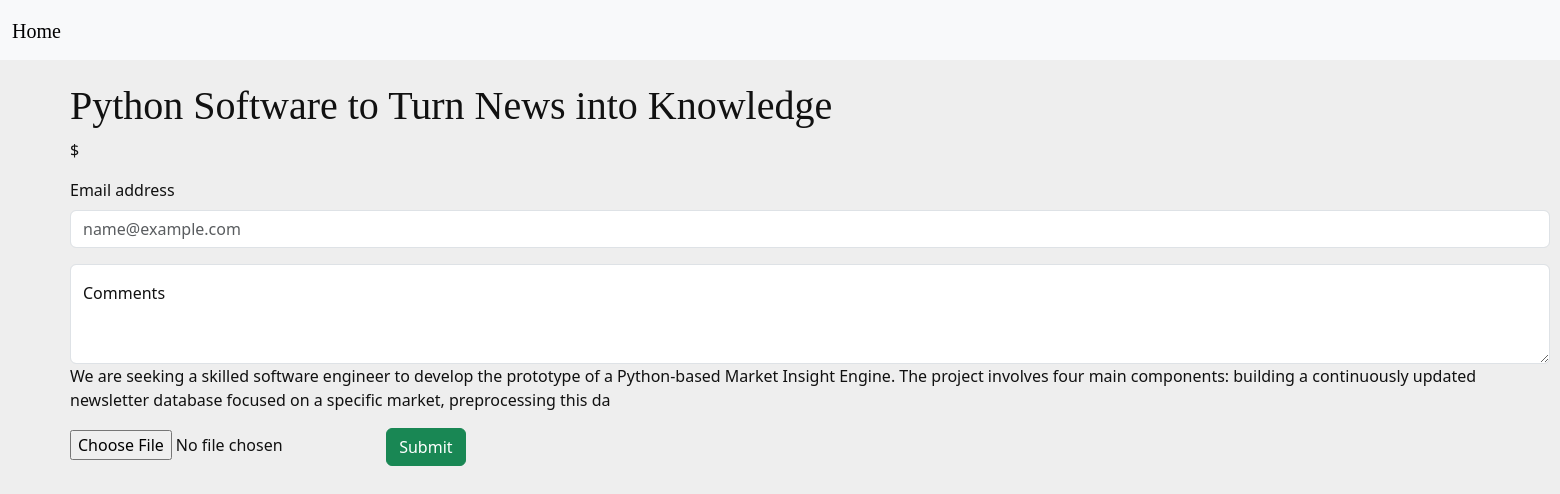
Screenshot of /jobs/work_details/2 (signed in) with the database file from the repository.
### books/models.py (models this page shows, shortened)
class Books(models.Model):
    title: str = models.CharField(max_length=100)
    description: str = models.TextField(max_length=500)
    author: User = models.ForeignKey(User, on_delete=models.SET_NULL,
                                     null=True, blank=True)
    genre: str = models.CharField(max_length=25)
    is_available: bool = models.BooleanField(default=True)
    price: float = models.DecimalField(max_digits=5, decimal_places=2)
    created: datetime = models.DateTimeField(auto_now_add=True)
    image = models.ImageField(
        default='books/book_default_img.png', upload_to="books")
    objects = models.Manager()  # default
    c_objects = BooksManager()  # custom manager

### books/views.py (the view)
# urls.py: path("work_details/<int:pk>", BookDetailsView.as_view(), name="work_details"),
class BookDetailsView(DetailView):
    modal = Books
    template_name = 'work_details.html'
    def get_queryset(self):
        return Books.objects.filter(id=self.kwargs['pk'])

### books/templates/work_details.html (shortened to what this page needs)
{% extends 'base.html' %}
{% load django_bootstrap5 %}
{% load static %}
{% block content %}
<br><br><br>
    <h1>{{ object.title }}</h1>
    <p class="book-cost">$ {{ book.price }} {{ book.author }}</p>
    <form action="?email={{ object.email }}" method="post" enctype="multipart/form-data">
      <div class="mb-3">
        <label for="exampleFormControlInput1" class="form-label">Email address </label>
        <input type="email" class="form-control" id="exampleFormControlInput1" placeholder="name@example.com">
      </div>
      <div class="form-floating">
        <textarea class="form-control" placeholder="Leave a comment here" id="floatingTextarea2" style="height: 100px"></textarea>
        <label for="floatingTextarea2">Comments</label>
      </div>
      <p>{{ object.description }}</p>
      <input type="file" name="file">
      <a href="{% url 'submit' object.id %}" class="btn btn-success">Submit</a>
    </form>
{% endblock %}

### templates/base.html (shortened to what this page needs)
{% load static %}
{% load django_bootstrap5 %}
<!DOCTYPE html>
<html lang="en">
  <head>
    {% bootstrap_css %}
    <link rel="stylesheet" type="text/css" href="{% static 'css/base.css' %}" />
    <link rel="stylesheet" type="text/css" href="{% static 'css/navbar.css' %}" />
  </head>
  <body>
    {% if user.is_authenticated %}
      <main id="logged-in-menu">
        <div>
          {% include 'navbar.html' %}
        </div>
        <div>
          {% block content %}
          {% endblock %}
        </div>
      </main>
    {% endif %}
  </body>
</html>

### templates/navbar.html (shortened to what this page needs)
{% load static %}
{% load django_bootstrap5 %}
{% block navbar %}
  <nav class="navbar navbar-light bg-light">
    <div class="container-fluid">
      <form class="d-flex" action="/search">
        <a class="navbar-brand" href="{% url 'home_page' %}" data-bs-toggle="tooltip" title="Home">Home</a>
      </form>
    </div>
  </nav>
{% endblock %}

### static/css/base.css (style rules this page uses)
* { padding: 0; margin: 0; box-sizing: border-box; transition: 0.2s ease-out; }
body { background-color: #eee; color: #111; }
h1, h2, h3, h4, h5, h6, a { font-family: 'Fino', serif; }
main#logged-in-menu { min-height: 100vh; display: grid; grid-template-columns: 50px 1fr; gap: 10px; background-color: #eee; }
main#logged-in-menu > div { position: relative; }
main#logged-in-menu > div:first-child { border-radius: 0 10px 10px 0; }
main#logged-in-menu > div:last-child { padding: 10px; }

### templates/navbar.html (style rules this page uses)
nav { height: 60px; width: 225vh; }

### rows the page displays
Books: title "Python Software to Turn News into Knowledge", description "We are seeking a skilled software engineer to develop the prototype of a Python-based Market Insight Engine. The project involves four main components: building a continuously updated newsletter database focused on a specific market, preprocessing this da"
